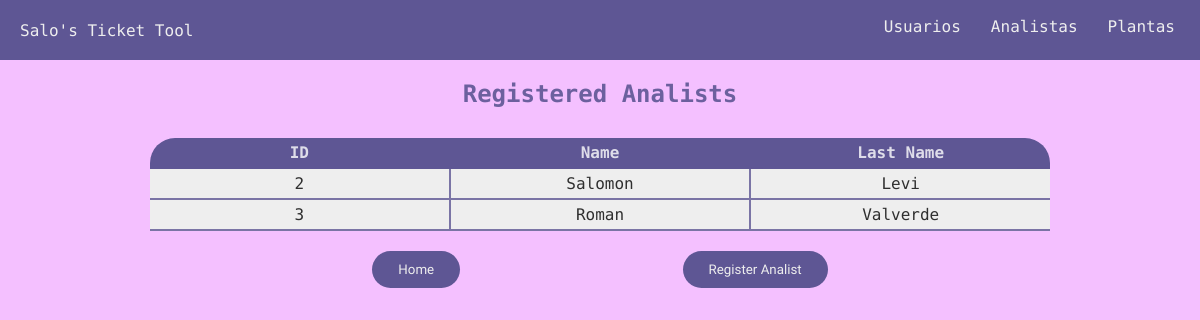
/analistas, run on an earlier commit of the app's database.
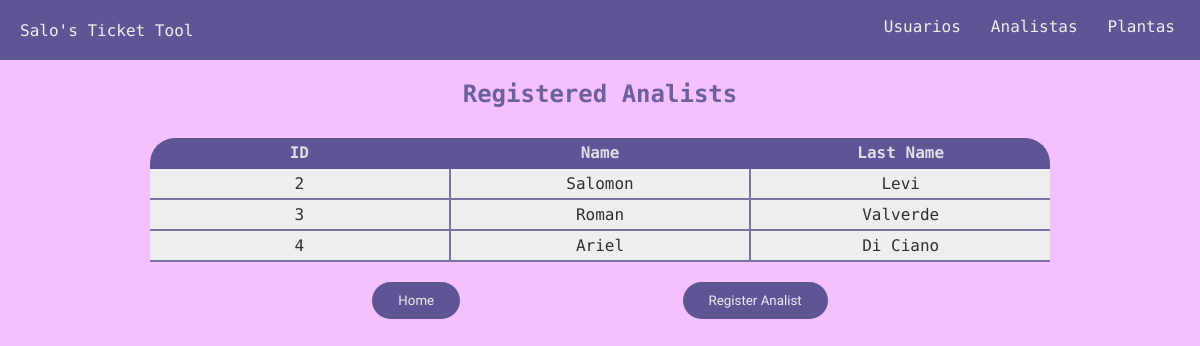
And on a later commit of the database.
### home/models.py (models this page shows, shortened)
class Analist(models.Model):
    name = models.CharField(max_length=50)
    lastn = models.CharField(max_length=50)
    sector = models.CharField(max_length=50, default='Sistemas')

### home/views.py (the view)
# urls.py: path('analistas', views.AnalistasView.as_view(), name='analistas'),
class AnalistasView(View):
    template_name = 'analistas.html'
    def get(self, *args, **kwargs):
        context = {}
        analistas = Analist.objects.all()
        context['analistas'] = analistas
        return render(self.request, self.template_name, context)

### templates/analistas.html
{% extends "base.html" %}
{% block content %}
<h2 class="h2">Registered Analists</h2>
<article class="container-objects">
    <section>
    <div class="row">
        <div class="column">ID</div>
        <div class="column">Name</div>
        <div class="column">Last Name</div>
    </div>
    {% for analista in analistas %}
    <div class="row">
        <div class="column">{{analista.id}}</div>
        <div class="column">{{analista.name}}</div>
        <div class="column">{{analista.lastn}}</div>
    </div>
    {% endfor %}
    </section>
    <div class="submit-input">
        <button class="btn"><a href="/">Home</a></button>
        <button class="btn"><a href="crear-analista">Register Analist</a></button>
    </div>
</article>
{% endblock %}

What changed in the data, as far as the page shows it:
added Analist: id "4", name "Ariel", lastn "Di Ciano"
